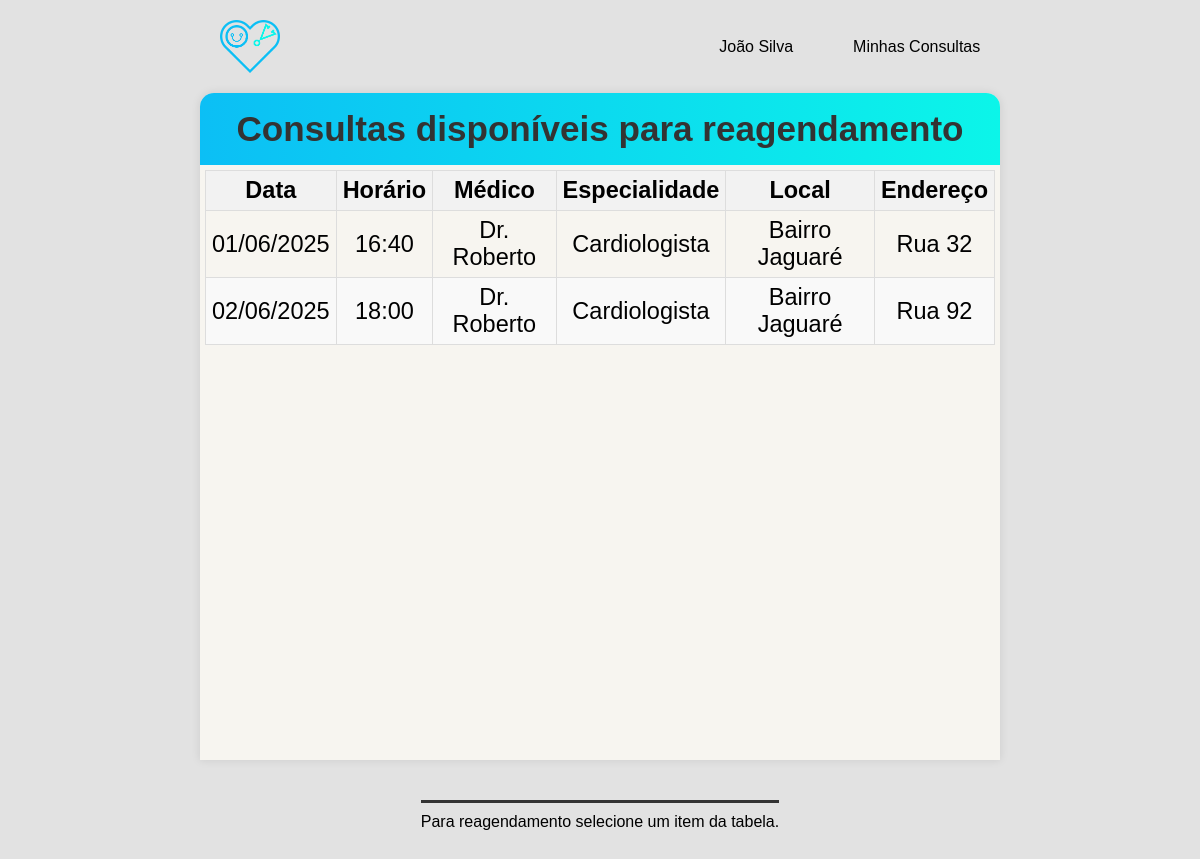
Page /reagendar/2/ (signed in) on the committed database.
### core/models.py (models this page shows, shortened)
class Consulta(models.Model):
    status_escolhas = [('aguardando', 'Aguardando'),('agendada', 'Agendada'),('confirmada', 'Na unidade'),('compareceu', 'Compareceu'),('naocompareceu', 'Não compareceu')]
    status_retorno = [('retorno', 'Paciente retornando'), ('primeira_consulta', 'Primeira consulta do paciente')]
    paciente = models.ForeignKey(Paciente, on_delete=models.SET_NULL, null=True, blank=True)
    medico = models.ForeignKey(Medico, on_delete=models.CASCADE)
    data = models.DateField()
    hora = models.TimeField()
    local = models.CharField(max_length=255)
    endereco = models.CharField(max_length=255)
    status = models.CharField(max_length=20, choices=status_escolhas, default='agendada')
    retorno_ou_primeira_consulta = models.CharField(max_length=20, choices=status_retorno, default='primeira_consulta')

class Paciente(models.Model):
    nome = models.CharField(max_length=255, null=True, blank=True)
    cpf = models.CharField(max_length=11, unique=True, null=True, blank=True)
    senha = models.CharField(max_length=128, null=True, blank=True)
    telefone = models.CharField(max_length=15, null=True, blank=True)
    email = models.EmailField(max_length=128, unique=True, null=True, blank=True)

class Medico(models.Model):
    nome = models.CharField(max_length=255, null=True, blank=True)
    crm = models.CharField(max_length=11, unique=True, null=True, blank=True)
    senha = models.CharField(max_length=128, null=True, blank=True)
    especialidade = models.CharField(max_length=128, null=True, blank=True)
    consultorio = models.CharField(max_length=10, null=True)

### core/decorators.py (the view)
    def wrapper(request, *args, **kwargs):
        if 'paciente_id' not in request.session:
            return redirect('recepcao')
        return view_func(request, *args, **kwargs)

### sus/views.py (called while the page is built)
@login_required_paciente
def reagendar(request, id):
    consulta_atual = get_object_or_404(Consulta.objects.select_related('medico'), id=id,paciente_id=request.session['paciente_id'])
    consultas_reagendamento = Consulta.objects.filter(paciente__isnull=True,medico__especialidade=consulta_atual.medico.especialidade).order_by('data', 'hora')
    return render(request, 'reagendar.html', {'consulta_atual': consulta_atual,'consultas_reagendamento': consultas_reagendamento})

### sus/templates/reagendar.html (shortened to what this page needs)
{% load static %}
<!DOCTYPE html>
<html lang="pt-BR">
<head>
    <link rel="stylesheet" href="{% static 'css/reagendar.css' %}?v=1.0">
</head>
<body>
    <header class="cabecalho">
        <img class="icon" src='{% static "images/coracao2.png" %}' alt="Ícone de coração">
        <nav class="menu">
            <a class="nome">{{ consulta_atual.paciente.nome }}</a>
            <a href="{% url 'plataforma' %}"><button class="btnnav">Minhas Consultas</button></a>
        </nav>
    </header>
    <main class="conteudo-tabela">
        <div class="tabela">
            <section class="Titulo">
                <h3>Consultas disponíveis para reagendamento</h3>
            </section>
            <div class="table-container" id="reagendar">
                <table>
                    <thead>
                        <tr>
                            <th>Data</th>
                            <th>Horário</th>
                            <th>Médico</th>
                            <th>Especialidade</th>
                            <th>Local</th>
                            <th>Endereço</th>
                        </tr>
                    </thead>
                    <tbody>
                        {% for i in consultas_reagendamento %}
                            <tr data-consulta-id="{{ i.id }}" style="cursor: pointer;">
                                <td>{{ i.data|date:"d/m/Y" }}</td>
                                <td>{{ i.hora|time:"H:i" }}</td>
                                <td>{{ i.medico.nome }}</td>
                                <td>{{ i.medico.especialidade }}</td>
                                <td>{{ i.local }}</td>
                                <td>{{ i.endereco }}</td>
                            </tr>
                            {% empty %}
                            <tr class="nao-clicavel">
                                <td colspan="6">Nenhuma consulta disponível para reagendamento.</td>
                            </tr>
                        {% endfor %}
                    </tbody>
                </table>
            </div>
        </div>
    </main>
    <footer class="rodape">
        <p>Para reagendamento selecione um item da tabela.</p>
    </footer>
</body>
</html>

### sus/static/css/reagendar.css (style rules this page uses)
* { box-sizing: border-box; margin: 0; padding: 0; font-family: Arial, sans-serif; }
body { background-color: #e2e2e2; }
.cabecalho { padding-bottom: 20px; padding-top: 20px; min-height: 10vh; display: flex; flex-direction: row; align-items: center; justify-content:space-around; }
.menu { display: flex; gap: 60px; }
.icon { max-width: 60px; width: 8%; }
.btnnav { border: none; background-color: #e2e2e2; font-size: 16px; cursor: pointer; }
.Titulo { text-align: center; padding: 16px; background: linear-gradient(90deg, #0cbff5, #0cf5e9); font-size: 30px; color: #333; }
.conteudo-tabela { display: flex; flex-direction: column; align-items: center; }
.tabela { background-color: #f7f5f0; width: 95%; max-width: 800px; height: 100%; max-height: 70vh; min-height: 667px; border-top-right-radius: 14px; border-top-left-radius: 14px; box-shadow: 0px 0 10px rgba(0, 0, 0, 0.1); overflow: hidden; }
.table-container { max-height: 595px; overflow-y: auto; padding: 5px; }
table { width: 100%; border-collapse: collapse; }
th, td { font-size: 2.7vmin; border: 1px solid #ddd; padding: 6px; text-align: center; }
th { background-color: #f2f2f2; }
tr:nth-child(even) { background-color: #f9f9f9; }
.rodape { margin-bottom: 40px; margin-top: 40px; display: flex; flex-direction: column; align-items: center; }
p { text-align: center; margin-left: 15px; margin-right: 15px; border-top: 3px solid #333; padding-top: 10px; visibility: visible; }

### rows in the picture
Consulta: paciente.nome "João Silva"
Consulta: data "01/06/2025", hora "16:40", medico.nome "Dr. Roberto", medico.especialidade "Cardiologista", local "Bairro Jaguaré", endereco "Rua 32"
Consulta: data "02/06/2025", hora "18:00", medico.nome "Dr. Roberto", medico.especialidade "Cardiologista", local "Bairro Jaguaré", endereco "Rua 92"
